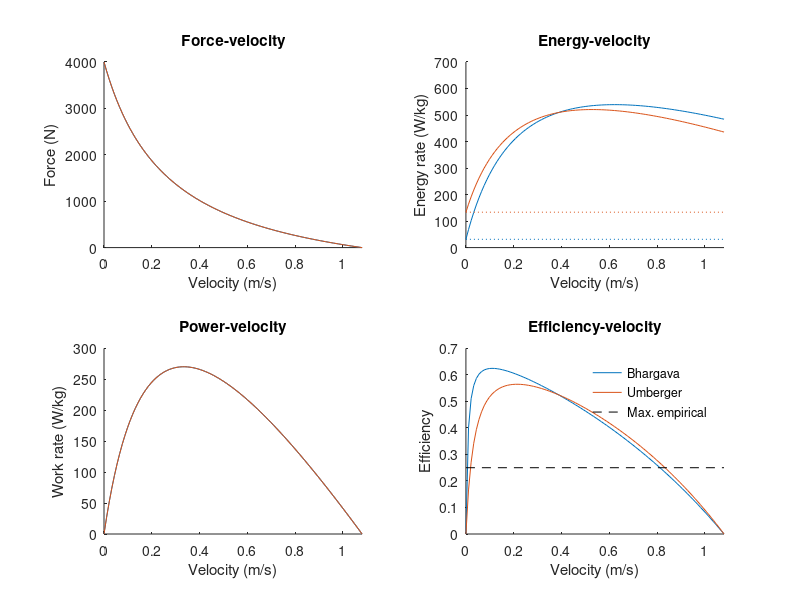

Here is the MATLAB script that generated this plot:
clear all; close all; clc

% assumed force-velocity properties(roughly based on human quadriceps)
vmax = 12; % [lopt/s]
lceopt = 0.09; % [m]
Fmax = 4000; % [N]
a = 0.25; % curvature
ft = 0.5; % fraction fast-twitch

% estiate muscle mass (Umberger et al., 2003)
sigma = 0.25 * 10^6; % [N/m^2]
rho = 1059.7; % [kg / m^3]
PSCA = Fmax / sigma; % [m^2]
mass = rho * PSCA * lceopt; % [kg]

% force-velocity
vrel = linspace(0,vmax,100);
Frel = (1+a)./(vrel/(a*vmax)+1) - a;
vce = vrel*lceopt;
Fce = Frel*Fmax;

%% Evaluate two models: Bhargava et al. (2004) and Umberger et al. (2003)
for j = 1:2
    %% Calculations
    % mechanical power
    Pdot = Fce.*vce; % [W]

    if j == 1 % Bhargava et al. (2004)
        % heat terms
        Mdot = mass * ft*111 + (ft-1)*74; % [W] (Table 1)
        Sdot = (0.16 * Fmax + 0.18*Fce) .* vce; % [W] (Eq. 8-9)
        Bdot = mass * .0225; % [W] (Eq. 11)

    elseif j == 2 % Umberger et al. (2003)
        as = 100 / (vmax/2.5); % (Eq. 9)
        af = 153 / vmax; % (Eq. 10)

        S = 1.5; % aerobic (in text)

        % heat terms
        Mdot = S*mass * (ft * 128 + 25); % [W] (Eq. 8)
        Sdot = S*mass * (as * (1-ft) + af*ft) * vrel; % [W] (Eq. 11)
        Bdot = 0; % [W] no basal, but a minimum of 1 W/kg
    end

    % total energy rate
    Edot = Mdot + Sdot + Bdot + Pdot; % [W]

    %% Plotting
    figure(1)
    color = get(gca,'colororder');
    subplot(221); 
    plot(vce,Fce); hold on
    ylabel('Force (N)')

    subplot(222);
    plot(vce, Edot/mass,'color',color(j,:)); hold on
    plot([0 max(vce)], Mdot/mass * [1 1], ':','color',color(j,:))
    ylabel('Energy rate (W/kg)')
    ylim([0 700])

    subplot(223)
    plot(vce, Pdot/mass); hold on
    ylabel('Work rate (W/kg)')

    subplot(224)
    plot(vce, Pdot./Edot); hold on
    ylabel('Efficiency')
end

% rough maximal empirical value (e.g., Margaria 1968; Pugh et al., 1974)
plot([0 max(vce)], [.25 .25],'k--')

titles = {'Force-velocity','Energy-velocity','Power-velocity','Efficiency-velocity'};
for i = 1:4
    subplot(2,2,i); box off
    xlabel('Velocity (m/s)')
    title(titles{i});
    xlim([0 max(vce)])
end

legend('Bhargava','Umberger','Max. empirical','location','best')
legend boxoff
saveas(gcf,'Fig1.jpg')
